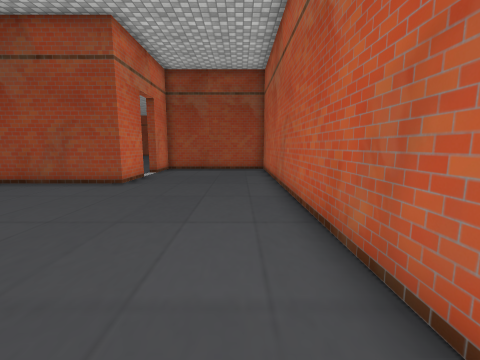
View 1 (above)

24 first-person views from a walk through a 3-D level made in the Unity game engine. The camera is 1.3 m above the floor, tilts 8° down and sees 90° across. Doors are open. The floor is counted in squares, 0.9 m on a side. Each view is taken from the middle of a square. On the plan, view 1 faces up. The plan holds only what a view shows up to about 13 squares ahead; the rest is blank. The place goes on beyond the plan. The player character is not drawn. Some surface patterns are stand-ins.

View 2
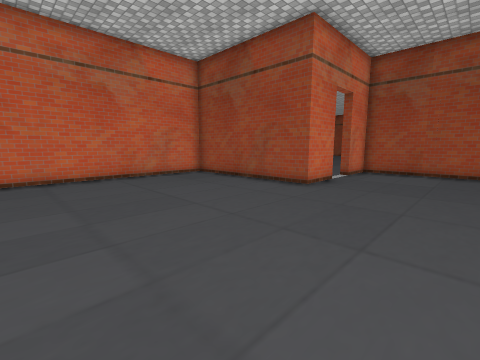

View 3
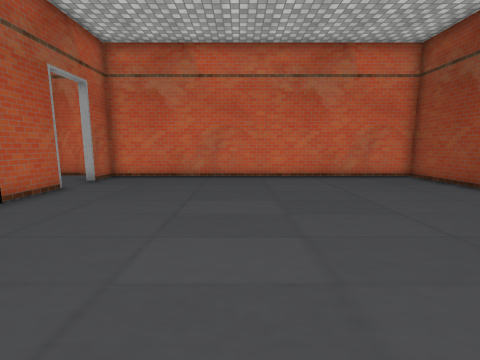

View 4
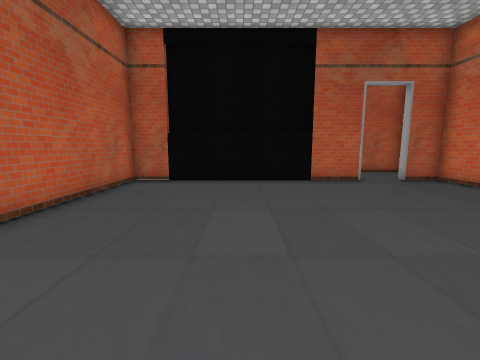

View 5
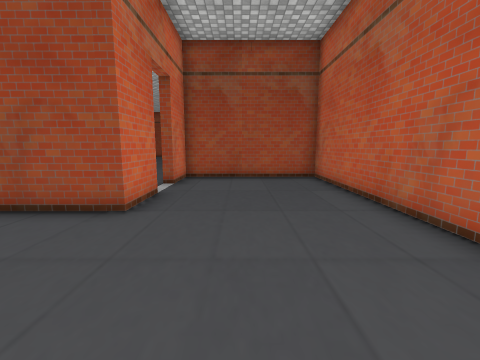

View 6
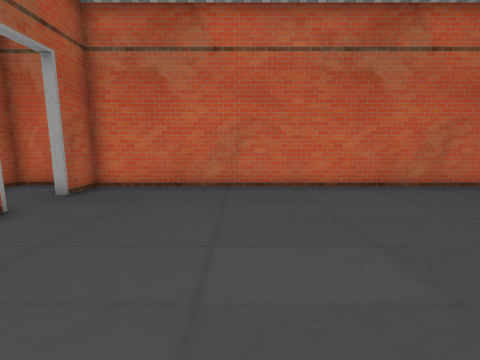

View 7
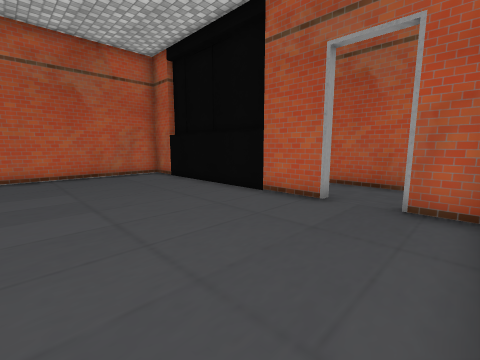

View 8
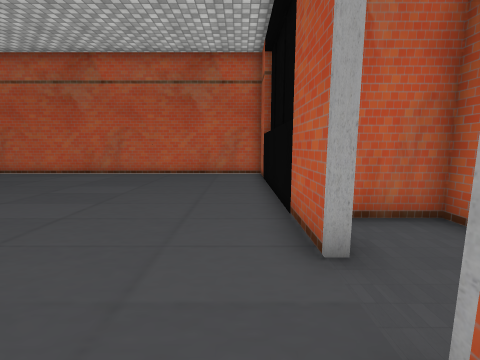

View 9
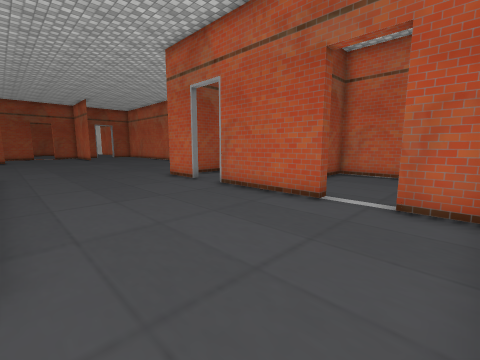

View 10
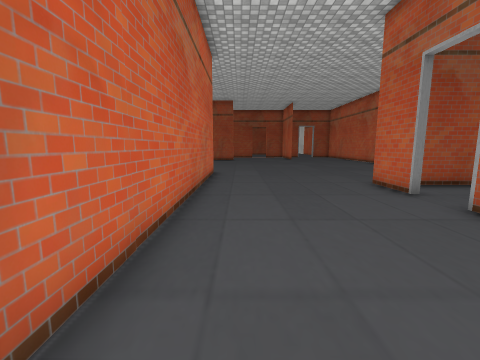

View 11
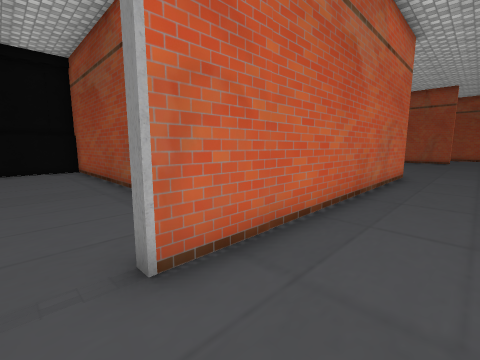

View 12
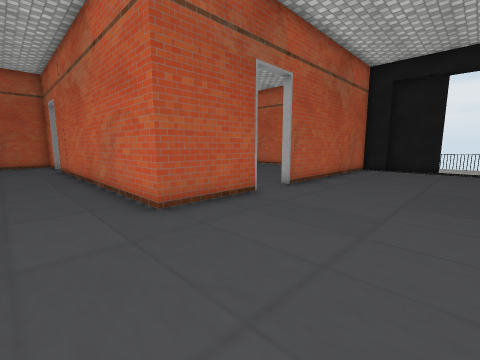

View 13
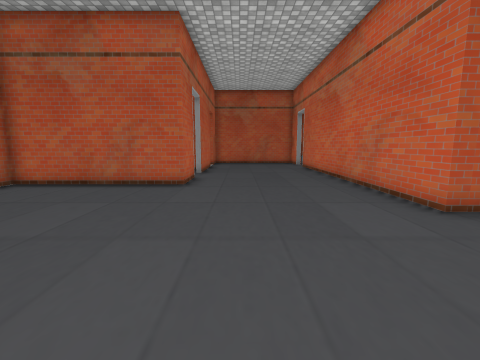

View 14
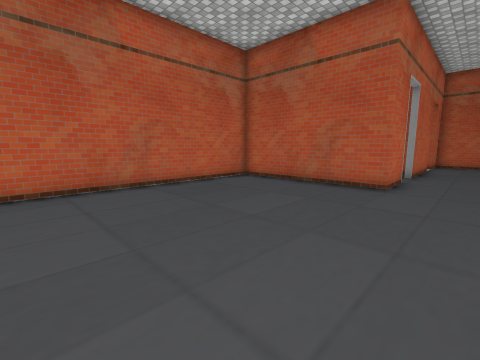

View 15
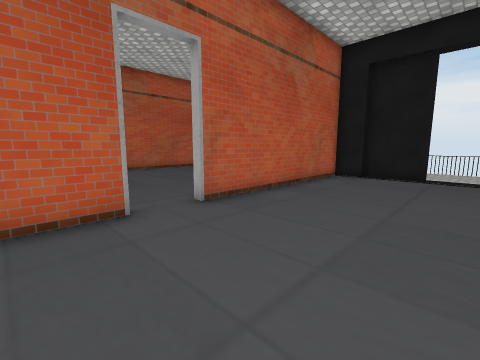

View 16
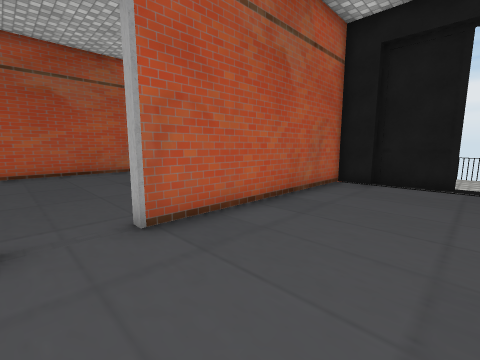

View 17
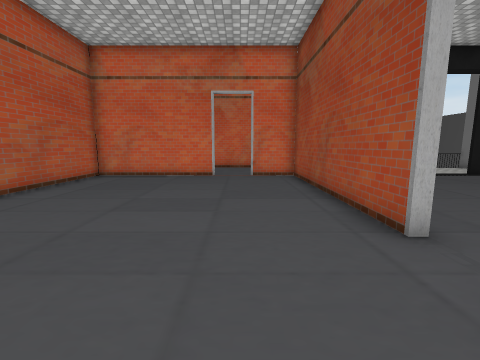

View 18
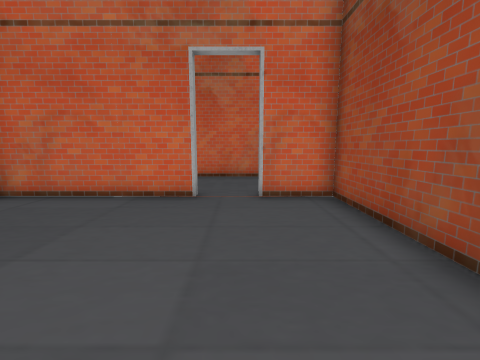

View 19
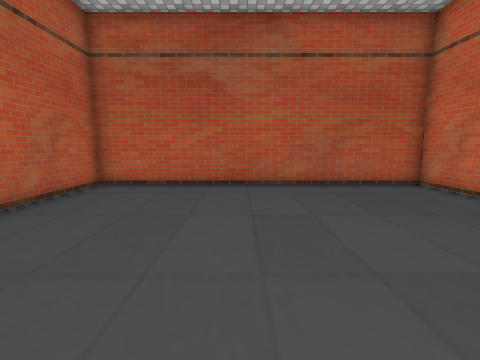

View 20
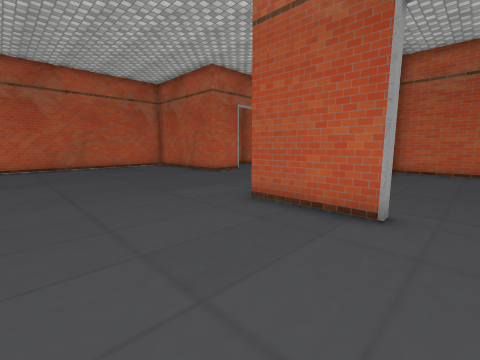

View 21
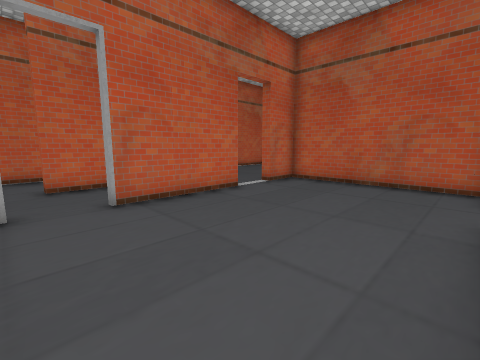

View 22
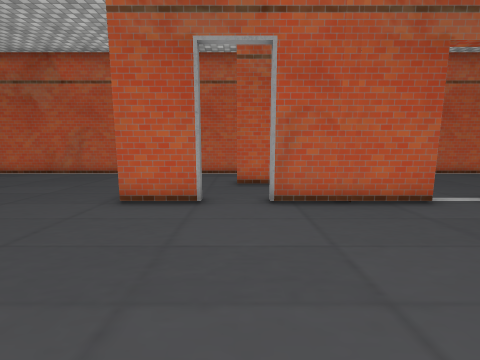

View 23
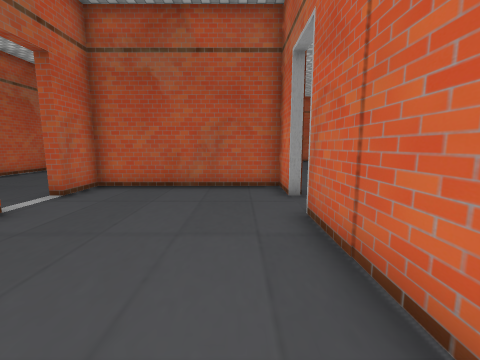

View 24
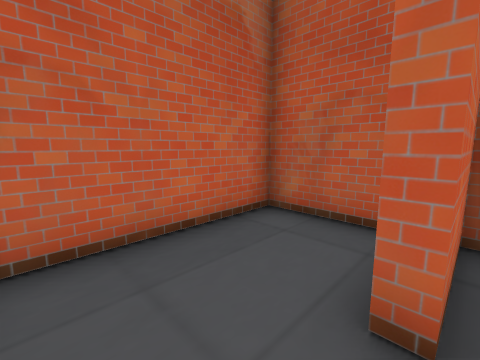

### Floor plan
Ten units are one square. View 1 is at (0, 0); x grows to the right and y downward. Boxes are objects, and circles mark ways between rooms. Rooms are numbered by the first view taken in them; rooms with no view inside come last. Other rooms are left out.
<svg viewBox="-256 -310 276 395">
<path fill="none" stroke="#000" d="M-45 -112 -45 -91 -115 -91M-114 -90 -114 51 -99 51M-1 51 15 51 15 -151 -45 -151 -45 -130M-81 51 -59 51M-149 -250 -114 -250 -114 -130M-49 -190 -49 -211 15 -211 15 -305M-49 -130 -49 -172M-114 -112 -114 -90M-115 -95 -49 -95 -49 -112M-247 -262 -247 -250 -165 -250M-251 -286 -251 -262M-165 -247 -247 -247 -247 -225M-247 -208 -247 -151 -127 -151 -127 -189M-19 -155 -19 -181 -15 -181M-14 -207 -35 -207M-9 -155 15 -155M15 -151 15 -201M-116 64 -116 80 -64 80 -64 61"/>
<circle cx="-50" cy="-125" r="3" fill="#2a7"/>
<circle cx="-90" cy="50" r="3" fill="#2a7"/>
<circle cx="-155" cy="-250" r="3" fill="#2a7"/>
<circle cx="-50" cy="-185" r="3" fill="#2a7"/>
<circle cx="-20" cy="-195" r="3" fill="#2a7"/>
<text x="-40" y="-40">1</text>
<text x="-90" y="-240">2</text>
<text x="-190" y="-200">3</text>
<text x="-30" y="-180">4</text>
<text x="0" y="-180">5</text>
<text x="-90" y="60">6</text>
</svg>
Room 1 opens to room 2. Room 1 opens to room 6. Room 2 opens to room 3. Room 2 opens to room 4. Room 4 opens to room 5.

Where each view was taken, in squares from view 1:
view 1: 0 up, 0 right, facing up
view 2: 1 up, 0 right, facing up-left
view 3: 1 up, 0 right, facing left
view 4: 5 up, 3 left, facing down
view 5: 4 up, 2 left, facing up
view 6: 0 up, 3 left, facing left
view 7: 1 up, 11 left, facing down-right
view 8: 4 down, 11 left, facing right
view 9: 10 up, 11 left, facing up-right
view 10: 12 up, 10 left, facing up
view 11: 12 up, 9 left, facing up-left
view 12: 30 up, 9 left, facing down-left
view 13: 30 up, 7 left, facing down
view 14: 30 up, 7 left, facing down-right
view 15: 30 up, 13 left, facing down-left
view 16: 29 up, 15 left, facing down-left
view 17: 22 up, 13 left, facing left
view 18: 22 up, 18 left, facing left
view 19: 24 up, 18 left, facing down
view 20: 30 up, 16 left, facing down-right
view 21: 19 up, 11 left, facing down-right
view 22: 18 up, 11 left, facing right
view 23: 18 up, 10 left, facing down
view 24: 20 up, 2 left, facing down-right
